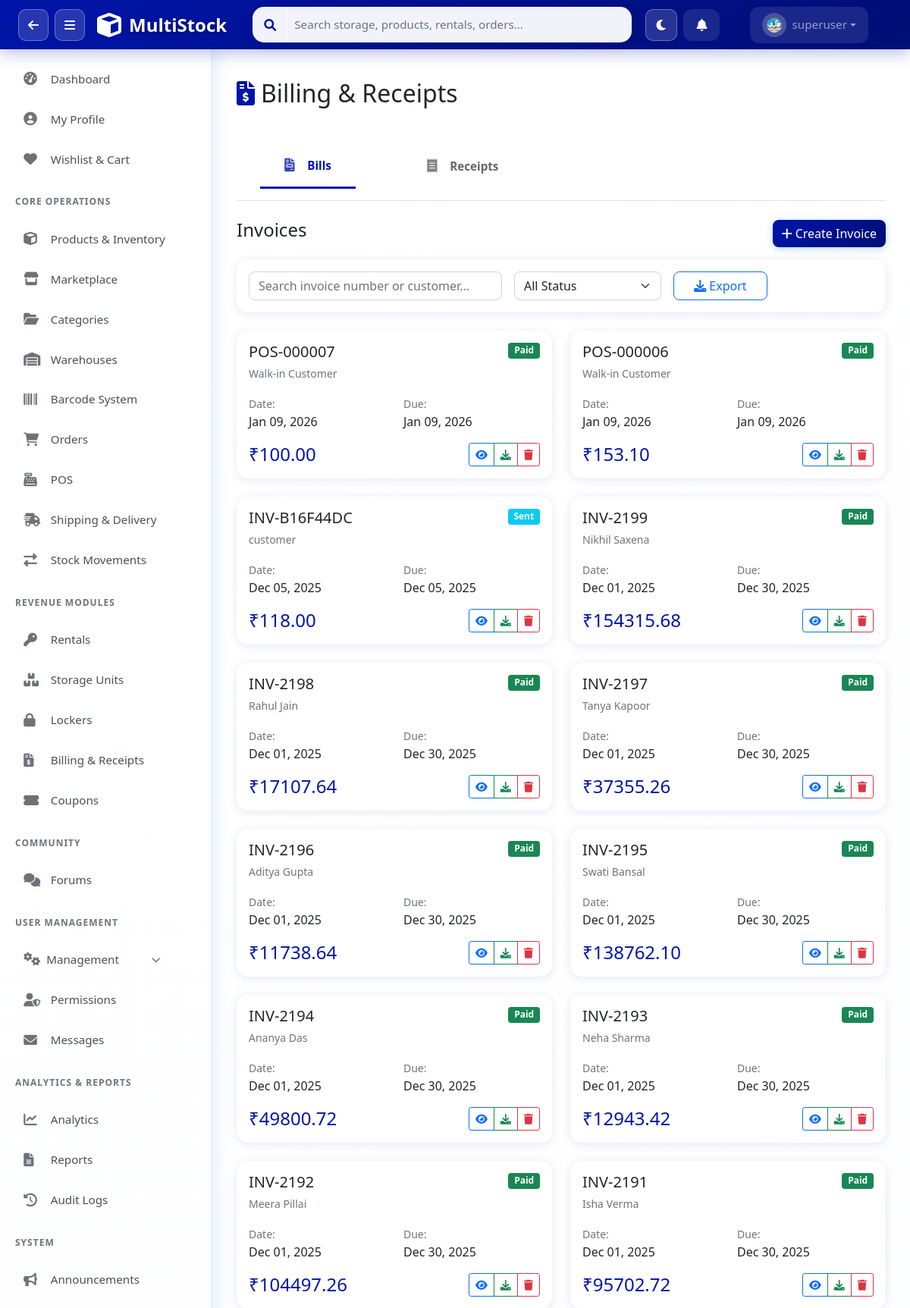
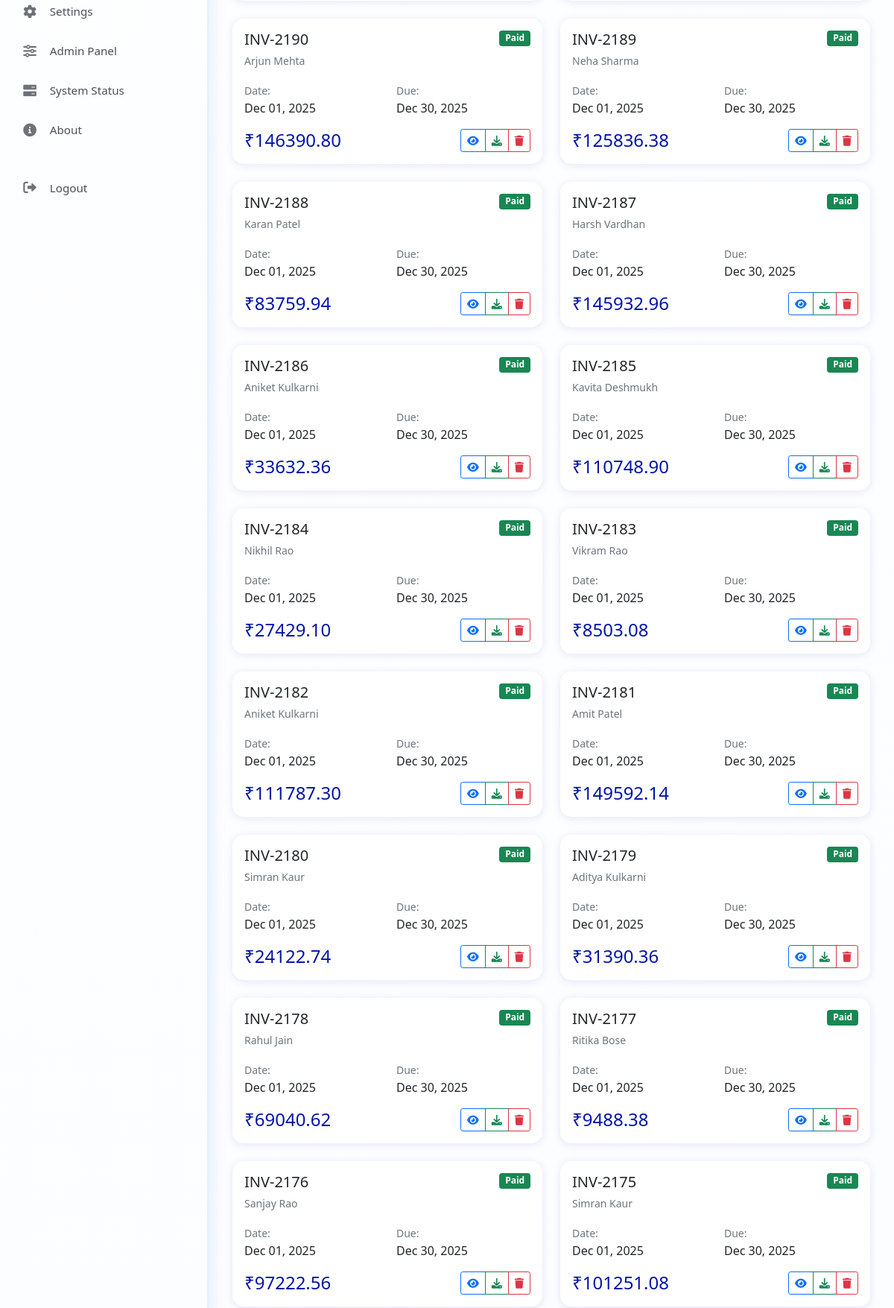
Page /billing/ (signed in, upper part) on the committed database (2 pictures, top to bottom).
### apps/users/models.py (models this page shows, shortened)
class UserProfile(models.Model):
    ROLE_CHOICES = [
        ('superadmin', 'SuperAdmin'),
        ('admin', 'Admin'),
        ('manager', 'Manager'),
        ('staff', 'Staff'),
        ('customer', 'Customer'),
    ]
    user = models.OneToOneField(User, on_delete=models.CASCADE, related_name='profile')
    role = models.CharField(max_length=20, choices=ROLE_CHOICES, default='staff')
    phone = models.CharField(max_length=20, blank=True)
    department = models.CharField(max_length=100, blank=True)
    employee_id = models.CharField(max_length=50, blank=True, unique=True, null=True)
    avatar = models.ImageField(upload_to='avatars/', blank=True, null=True)
    avatar_url = models.CharField(max_length=500, blank=True, null=True)
    bio = models.TextField(blank=True)
    is_active = models.BooleanField(default=True)
    last_login_ip = models.GenericIPAddressField(blank=True, null=True)
    created_at = models.DateTimeField(auto_now_add=True)
    updated_at = models.DateTimeField(auto_now=True)
    class Meta:
        app_label = 'users'
        verbose_name = 'User Profile'
        verbose_name_plural = 'User Profiles'

### apps/billing/models.py (models this page shows, shortened)
class Invoice(models.Model):
    INVOICE_TYPES = [
        ('product', 'Product Sale'),
        ('rental', 'Rental'),
        ('storage', 'Storage'),
        ('locker', 'Locker'),
        ('marketplace', 'Marketplace'),
        ('service', 'Service'),
        ('vendor', 'Vendor Payment'),
    ]
    STATUS_CHOICES = [
        ('draft', 'Draft'),
        ('sent', 'Sent'),
        ('paid', 'Paid'),
        ('overdue', 'Overdue'),
        ('cancelled', 'Cancelled'),
    ]
    invoice_number = models.CharField(max_length=50, unique=True)
    invoice_type = models.CharField(max_length=20, choices=INVOICE_TYPES)
    customer_name = models.CharField(max_length=200)
    customer_email = models.EmailField()
    customer_phone = models.CharField(max_length=20)
    customer_address = models.TextField()
    invoice_date = models.DateField(auto_now_add=True)
    due_date = models.DateField()
    project_name = models.CharField(max_length=200, blank=True)
    subtotal = models.DecimalField(max_digits=10, decimal_places=2, default=0)
    tax_rate = models.DecimalField(max_digits=5, decimal_places=2, default=0)
    tax_amount = models.DecimalField(max_digits=10, decimal_places=2, default=0)
    discount_amount = models.DecimalField(max_digits=10, decimal_places=2, default=0)
    grand_total = models.DecimalField(max_digits=10, decimal_places=2, default=0)
    payment_method = models.CharField(max_length=50, blank=True)
    account_number = models.CharField(max_length=50, blank=True)
    bank_name = models.CharField(max_length=100, blank=True)
    swift_code = models.CharField(max_length=20, blank=True)
    terms_conditions = models.TextField(blank=True)
    notes = models.TextField(blank=True)
    status = models.CharField(max_length=20, choices=STATUS_CHOICES, default='draft')
    created_by = models.ForeignKey(User, on_delete=models.SET_NULL, null=True, related_name='invoices_created')
    created_at = models.DateTimeField(auto_now_add=True)
    updated_at = models.DateTimeField(auto_now=True)
    class Meta:
        ordering = ['-created_at']

### apps/billing/views.py (the view, shortened to what this page needs)
# urls.py: path('', views.invoice_list, name='invoice_list'),
@login_required
def invoice_list(request):
    from permissions.decorators import get_user_role
    user_role = get_user_role(request.user)
    from permissions.decorators import check_permission
    if not check_permission(request.user, 'billing', 'view'):
        return render(request, 'billing/customer_list.html', {'invoices': [], 'receipts': []})
    invoices = Invoice.objects.all().order_by('-created_at')
    receipts = Receipt.objects.all().order_by('-payment_date')
    context = {'invoices': invoices, 'receipts': receipts}
    return render(request, 'billing/unified_billing.html', context)

### apps/permissions/context_processors.py (called while the page is built)
def user_permissions(request):
    if not request.user.is_authenticated:
        return {'user_role': 'guest', 'permissions': {}}
    user_role = get_user_role(request.user)
    permissions = PERMISSION_MATRIX.get(user_role, {})
    return {
        'user_role': user_role,
        'permissions': permissions,
    }

### templates/billing/unified_billing.html (shortened to what this page needs)
{% extends 'base.html' %}
{% block content %}
<div class="container-fluid py-4">
    <div class="d-flex justify-content-between align-items-center mb-4">
        <h2><i class="fas fa-file-invoice-dollar me-2" style="color:var(--zaffre)"></i>Billing & Receipts</h2>
    </div>
    <ul class="nav nav-tabs mb-4" role="tablist">
        <li class="nav-item">
            <a class="nav-link active" data-bs-toggle="tab" href="#bills"><i class="fas fa-file-invoice me-2"></i>Bills</a>
        </li>
        <li class="nav-item">
            <a class="nav-link" data-bs-toggle="tab" href="#receipts"><i class="fas fa-receipt me-2"></i>Receipts</a>
        </li>
    </ul>
    <div class="tab-content">
        <div id="bills" class="tab-pane fade show active">
            <div class="d-flex justify-content-between align-items-center mb-3">
                <h4>Invoices</h4>
                <button class="btn btn-primary" onclick="createInvoice()"><i class="fas fa-plus me-1"></i>Create Invoice</button>
            </div>
            <div class="card mb-4" style="border:none;border-radius:15px;box-shadow:0 2px 12px rgba(0,20,168,0.1)">
                <div class="card-body">
                    <div class="row g-3">
                        <div class="col-md-5">
                            <input type="text" id="invoiceSearch" class="form-control" placeholder="Search invoice number or customer..." onkeyup="filterInvoices()">
                        </div>
                        <div class="col-md-3">
                            <select id="invoiceStatus" class="form-select" onchange="filterInvoices()">
                                <option value="">All Status</option>
                            </select>
                        </div>
                        <div class="col-md-2">
                            <button class="btn btn-outline-primary w-100" onclick="exportInvoices()"><i class="fas fa-download me-1"></i>Export</button>
                        </div>
                    </div>
                </div>
            </div>
            <div class="row g-4" id="invoicesContainer">
                {% for invoice in invoices %}
                <div class="col-md-6 invoice-item" data-status="{{ invoice.status }}" data-search="{{ invoice.invoice_number|lower }} {{ invoice.customer_name|lower }}">
                    <div class="card invoice-card">
                        <div class="card-body">
                            <div class="d-flex justify-content-between align-items-start mb-3">
                                <div>
                                    <h5 class="mb-1">{{ invoice.invoice_number }}</h5>
                                    <small class="text-muted">{{ invoice.customer_name }}</small>
                                </div>
                                <span class="badge {% if invoice.status == 'paid' %}bg-success{% elif invoice.status == 'overdue' %}bg-danger{% elif invoice.status == 'sent' %}bg-info{% else %}bg-secondary{% endif %}">{{ invoice.get_status_display }}</span>
                            </div>
                            <div class="row mb-3">
                                <div class="col-6"><small class="text-muted">Date:</small><br>{{ invoice.invoice_date|date:"M d, Y" }}</div>
                                <div class="col-6"><small class="text-muted">Due:</small><br>{{ invoice.due_date|date:"M d, Y" }}</div>
                            </div>
                            <div class="d-flex justify-content-between align-items-center">
                                <h4 style="color:var(--zaffre);margin:0">₹{{ invoice.grand_total }}</h4>
                                <div class="btn-group btn-group-sm">
                                    <button class="btn btn-outline-primary" onclick="viewInvoice({{ invoice.id }})" title="View"><i class="fas fa-eye"></i></button>
                                    <button class="btn btn-outline-success" onclick="downloadInvoicePDF({{ invoice.id }})" title="Download PDF"><i class="fas fa-download"></i></button>
                                    <button class="btn btn-outline-danger" onclick="deleteInvoice({{ invoice.id }})" title="Delete"><i class="fas fa-trash"></i></button>
                                </div>
                            </div>
                        </div>
                    </div>
                </div>
                {% empty %}
                <div class="col-12"><div class="alert alert-info">No invoices found</div></div>
                {% endfor %}
            </div>
        </div>
    </div>
</div>
{% endblock %}

### templates/components/navbar_actions.html (shortened to what this page needs)
<div class="navbar-nav d-flex align-items-center">
    <button class="btn btn-link text-white me-2 px-3 py-2 position-relative"
        style="border-radius: 12px; background: rgba(255,255,255,0.1); transition: all 0.3s ease;" title="Notifications"
        onclick="toggleNotifications()" id="notificationBtn">
        <i class="fas fa-bell" id="notificationIcon"></i>
    </button>
    <div class="nav-item dropdown">
        <a class="nav-link dropdown-toggle d-flex align-items-center" href="#" role="button" data-bs-toggle="dropdown"
            style="background: rgba(255,255,255,0.1); border-radius: 12px; padding: 8px 16px; transition: all 0.3s ease;">
            <div class="me-2"
                style="background: rgba(255,255,255,0.2); padding: 6px; border-radius: 50%; width: 32px; height: 32px; display: flex; align-items: center; justify-content: center;">
                {% with avatar_url=user.customer_profile.avatar_url|default:user.profile.avatar_url|default:'' %}
                    {% if avatar_url %}
                    <img src="{{ avatar_url }}" id="navbarUserPhoto" onerror="this.style.display='none';this.nextElementSibling.style.display='flex';"
                    style="width: 20px; height: 20px; border-radius: 50%; object-fit: cover;">
                    {% else %}
                    <i class="fas fa-user" style="font-size: 0.9rem;" id="navbarUserIcon"></i>
                    {% endif %}
                {% endwith %}
            </div>
            <span style="font-weight: 500;">{{ user.username }}</span>
        </a>
    </div>
</div>

### static/css/multistock.css (style rules this page uses)
.card { box-shadow: 0 0.125rem 0.25rem rgba(0, 0, 0, 0.075); }
.card { border: none; box-shadow: 0 4px 20px rgba(0, 123, 255, 0.08); background: white; border-radius: 12px; border-top: 3px solid #007bff; transition: all 0.3s ease; }
.btn-primary { background: linear-gradient(135deg, #007bff 0%, #0056b3 100%); border: none; border-radius: 8px; box-shadow: 0 2px 10px rgba(0, 123, 255, 0.3); transition: all 0.3s ease; }
body { background: linear-gradient(135deg, #ffffff 0%, #f8faff 100%); }

### static/css/sidebar.css (style rules this page uses)
.nav-item, .nav-header { display: flex; align-items: center; padding: 0.85rem 1.2rem; color: #495057; text-decoration: none; transition: all 0.3s ease; cursor: pointer; border-radius: 10px; margin: 3px 12px; font-weight: 500; font-size: 0.95rem; }
.nav-item i, .nav-header i { width: 22px; margin-right: 0.85rem; font-size: 1.1rem; opacity: 0.8; }
body { display: flex; flex-direction: column; min-height: 100vh; }

### templates/billing/unified_billing.html (style rules this page uses)
:root { --zaffre:#0014A8 }
.nav-tabs .nav-link { border:none;color:#666;font-weight:600;padding:1rem 2rem;transition:all 0.3s }
.nav-tabs .nav-link.active { color:var(--zaffre);border-bottom:3px solid var(--zaffre);background:transparent }
.invoice-card { border:none;border-radius:15px;box-shadow:0 2px 12px rgba(0,20,168,0.1);transition:all 0.3s }
.btn-primary { background:linear-gradient(135deg,var(--zaffre),#000E75);border:none }

### templates/base.html (style rules this page uses)
.btn { border-radius: 8px; font-weight: 500; }
.form-control, .form-select { border-radius: 8px; }

### rows in the picture
UserProfile: avatar_url (picture)
Invoice: invoice_number "POS-000007", customer_name "Walk-in Customer", status "Paid", invoice_date "Jan 09, 2026", due_date "Jan 09, 2026", grand_total "100.00"
Invoice: invoice_number "POS-000006", customer_name "Walk-in Customer", status "Paid", invoice_date "Jan 09, 2026", due_date "Jan 09, 2026", grand_total "153.10"
Invoice: invoice_number "INV-B16F44DC", customer_name "customer", status "Sent", invoice_date "Dec 05, 2025", due_date "Dec 05, 2025", grand_total "118.00"
Invoice: invoice_number "INV-2199", customer_name "Nikhil Saxena", status "Paid", invoice_date "Dec 01, 2025", due_date "Dec 30, 2025", grand_total "154315.68"
Invoice: invoice_number "INV-2198", customer_name "Rahul Jain", status "Paid", invoice_date "Dec 01, 2025", due_date "Dec 30, 2025", grand_total "17107.64"
Invoice: invoice_number "INV-2197", customer_name "Tanya Kapoor", status "Paid", invoice_date "Dec 01, 2025", due_date "Dec 30, 2025", grand_total "37355.26"
Invoice: invoice_number "INV-2196", customer_name "Aditya Gupta", status "Paid", invoice_date "Dec 01, 2025", due_date "Dec 30, 2025", grand_total "11738.64"
Invoice: invoice_number "INV-2195", customer_name "Swati Bansal", status "Paid", invoice_date "Dec 01, 2025", due_date "Dec 30, 2025", grand_total "138762.10"
Invoice: invoice_number "INV-2194", customer_name "Ananya Das", status "Paid", invoice_date "Dec 01, 2025", due_date "Dec 30, 2025", grand_total "49800.72"
Invoice: invoice_number "INV-2193", customer_name "Neha Sharma", status "Paid", invoice_date "Dec 01, 2025", due_date "Dec 30, 2025", grand_total "12943.42"
Invoice: invoice_number "INV-2192", customer_name "Meera Pillai", status "Paid", invoice_date "Dec 01, 2025", due_date "Dec 30, 2025", grand_total "104497.26"
Invoice: invoice_number "INV-2191", customer_name "Isha Verma", status "Paid", invoice_date "Dec 01, 2025", due_date "Dec 30, 2025", grand_total "95702.72"
Invoice: invoice_number "INV-2190", customer_name "Arjun Mehta", status "Paid", invoice_date "Dec 01, 2025", due_date "Dec 30, 2025", grand_total "146390.80"
Invoice: invoice_number "INV-2189", customer_name "Neha Sharma", status "Paid", invoice_date "Dec 01, 2025", due_date "Dec 30, 2025", grand_total "125836.38"
Invoice: invoice_number "INV-2188", customer_name "Karan Patel", status "Paid", invoice_date "Dec 01, 2025", due_date "Dec 30, 2025", grand_total "83759.94"
Invoice: invoice_number "INV-2187", customer_name "Harsh Vardhan", status "Paid", invoice_date "Dec 01, 2025", due_date "Dec 30, 2025", grand_total "145932.96"
Invoice: invoice_number "INV-2186", customer_name "Aniket Kulkarni", status "Paid", invoice_date "Dec 01, 2025", due_date "Dec 30, 2025", grand_total "33632.36"
Invoice: invoice_number "INV-2185", customer_name "Kavita Deshmukh", status "Paid", invoice_date "Dec 01, 2025", due_date "Dec 30, 2025", grand_total "110748.90"
Invoice: invoice_number "INV-2184", customer_name "Nikhil Rao", status "Paid", invoice_date "Dec 01, 2025", due_date "Dec 30, 2025", grand_total "27429.10"
Invoice: invoice_number "INV-2183", customer_name "Vikram Rao", status "Paid", invoice_date "Dec 01, 2025", due_date "Dec 30, 2025", grand_total "8503.08"
Invoice: invoice_number "INV-2182", customer_name "Aniket Kulkarni", status "Paid", invoice_date "Dec 01, 2025", due_date "Dec 30, 2025", grand_total "111787.30"
Invoice: invoice_number "INV-2181", customer_name "Amit Patel", status "Paid", invoice_date "Dec 01, 2025", due_date "Dec 30, 2025", grand_total "149592.14"
Invoice: invoice_number "INV-2180", customer_name "Simran Kaur", status "Paid", invoice_date "Dec 01, 2025", due_date "Dec 30, 2025", grand_total "24122.74"
Invoice: invoice_number "INV-2179", customer_name "Aditya Kulkarni", status "Paid", invoice_date "Dec 01, 2025", due_date "Dec 30, 2025", grand_total "31390.36"
Invoice: invoice_number "INV-2178", customer_name "Rahul Jain", status "Paid", invoice_date "Dec 01, 2025", due_date "Dec 30, 2025", grand_total "69040.62"
Invoice: invoice_number "INV-2177", customer_name "Ritika Bose", status "Paid", invoice_date "Dec 01, 2025", due_date "Dec 30, 2025", grand_total "9488.38"
Invoice: invoice_number "INV-2176", customer_name "Sanjay Rao", status "Paid", invoice_date "Dec 01, 2025", due_date "Dec 30, 2025", grand_total "97222.56"
Invoice: invoice_number "INV-2175", customer_name "Simran Kaur", status "Paid", invoice_date "Dec 01, 2025", due_date "Dec 30, 2025", grand_total "101251.08"

### other values in the picture
{{ user.username }} "superuser"
